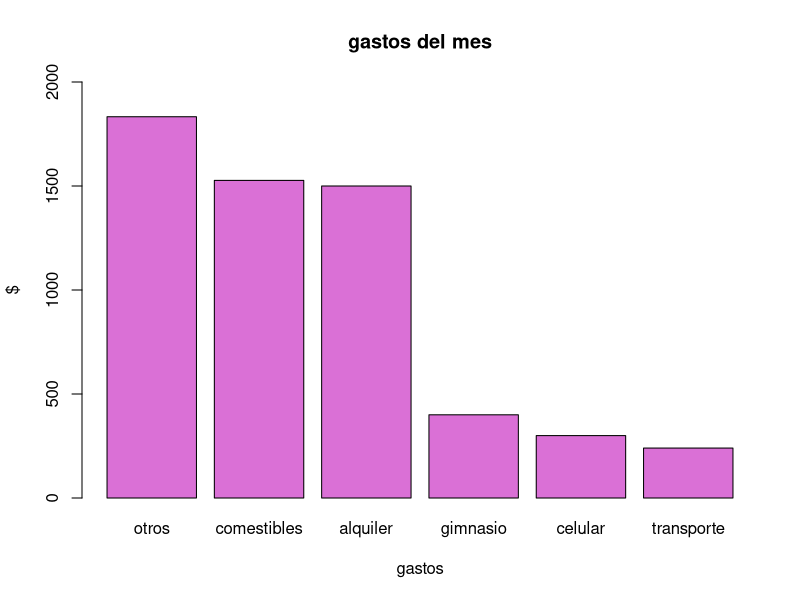

Source code (R):
#Frida Sofía Oviedo Acosta
#2115365
#IF

#Gastos totales
300 + 240 +1527 + 400 + 1500 + 1833

celular <- 300
transporte <- 240
comestibles <- 1527
gimnasio <- 400
alquiler <- 1500
otros <-1833

gastos_mes_total <- c(celular + transporte + comestibles + gimnasio + alquiler + otros)
gastos_semestre <- gastos_mes_total*5
gastos_año <- gastos_mes_total*10

nombre <- c("otros","comestibles","alquiler", "gimnasio", "celular", "transporte")
gastos_mes <- c(celular, transporte, comestibles, gimnasio, alquiler, otros)

barplot(sort(gastos_mes, decreasing=TRUE),
        names.arg = nombre ,
        ylim = c(0,2000),
        col = "orchid",
        xlab = "gastos",
        ylab = "$",
        main = "gastos del mes")

#Problema 1

#Nombre de estudiante: Cualitativa
#Fecha de nacimiento: Cuantitativa
#Edad: Cuantitativa
#Dirección de casa: Cualitativa
#Número de teléfono: Cualitativa
#Área principal de estudio: Cualitativa
#Grado de año universitario: Cualitativa
#Puntaje en la prueba de mitad de período:
#Calificación general: Cualitativa
#Tiempo para completar la prueba final de MCF 202: Cuantitativa
#Número de hermanos: Cuantitativa

#Problema 2

#Cuantitativas: Altura y Peso
#Categóricas: Sexo (mujer/hombre) y Estado Civil (soltero/casado/viudo/divorciado)

#Problema 3
#Es una variable cualitativa porque aunque tenga valores númericos, los números son etiquetas para diferentes categorías.

#Problema 4
#1: Individuos de interés: Estudiantes en universidades públicas
    #Variable: El número de horas trabajadas por semana
    #Tipo de variable: cuantitativa
#2: Individuos de interés: Estudiantes de universidad en México
    #Variable: Si el estudiante estáen una universidad pública o no
    #Tipo de varibale: Categórica
#3: Individuos de interés: Estudiantes hombres y mujeres en universidades públicas
    #variable: Puntaje del CENEVAL
    #Tipo de variable: Cuantitativa

#4: Individuos de interés: Atletas universitarios y atletas no universitarios
    #Variable: Si reciben asesoramiento acádemico
    #Tipo de variable: Categórica

#5: variables cuantitativas, como las horas trabajadas por semana y los puntajes del CENEVAL, porque los histogramas muestran la distribución de datos cuantitativos.